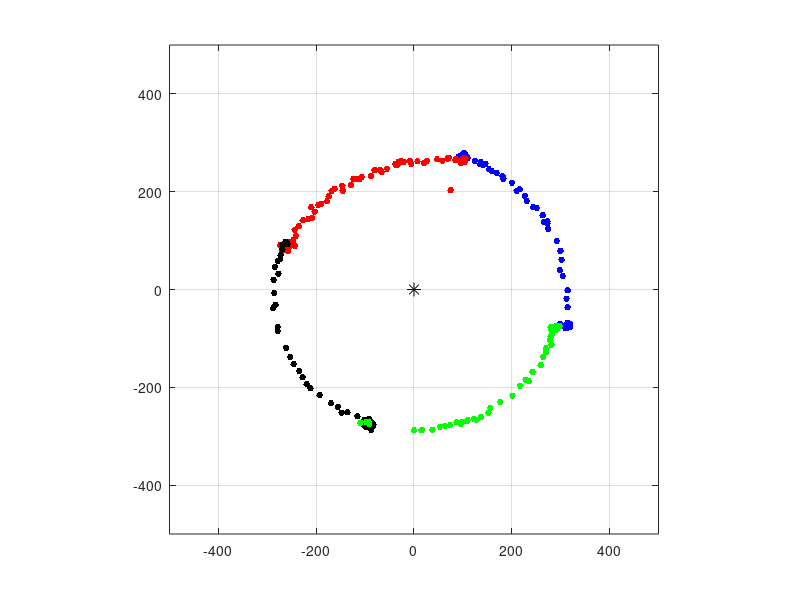

Recreate this plot in MATLAB. (Note: this script raises an error after producing the figure.)
clear all;
clc;
clear home;
close all;

data1 = csvread('quarter1.csv');
data2 = csvread('quarter2.csv');
data3 = csvread('quarter3.csv');
data4 = csvread('quarter4.csv');


figure = plot(data1(:,1),data1(:,2),'.','markerSize',15);
set(figure,'color','b');
hold on;
figure2 = plot(data2(:,1),data2(:,2),'.','markerSize',15);
set(figure2,'color','r');
figure3 = plot(data3(:,1),data3(:,2),'.','markerSize',15);
set(figure3,'color','k');
figure4 = plot(data4(:,1),data4(:,2),'.','markerSize',15);
set(figure4,'color','g');
%hold;
figure0 = plot(0,0,'o','markeredgecolor','k','marker','*','markerSize',10);
set(figure0,'color','k');

axis equal


grid on
xlim ([-500 500]);
ylim ([-500 500]);
zlim ([-800 800]);

%Creating legend containing equation for lsline (%0.4f = 4 decimals)
legend('Data', sprintf( 'y = %0.4fx + %0.4f', a, b ), 'Location', 'northwest' )

%Title and axis labels added
title('Plot of magnitude with circle quarters')
xlabel('X [G]')
ylabel('Y [G]')
zlabel('Z [G]')

grid on
%set(gca,'GridLineStyle',':', 'GridColor', 'k', 'GridAlpha', .6)
